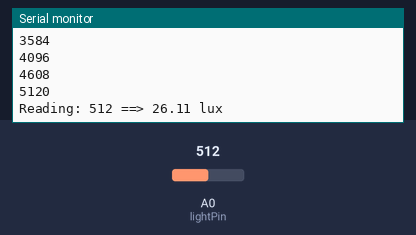
A sketch run on a simulated Arduino Uno, built with avr-gcc and run on an emulated ATmega328P. On the bench: the last lines printed to the serial monitor. The test bench sets the inputs (shaded band); at power-on: A0 (lightPin) = 512.

Above: at 1.2 s.
1.3 s: A0 (lightPin) set to 0
At 3.7 s:
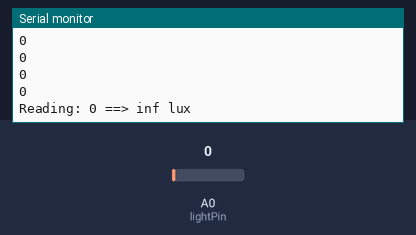
4.3 s: A0 (lightPin) set to 122
At 4.31 s:
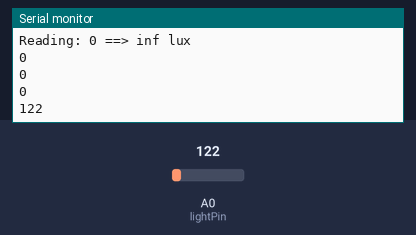
Timing chart, 0 to 7.3 s (numbered marks = the images above; inputs shaded):
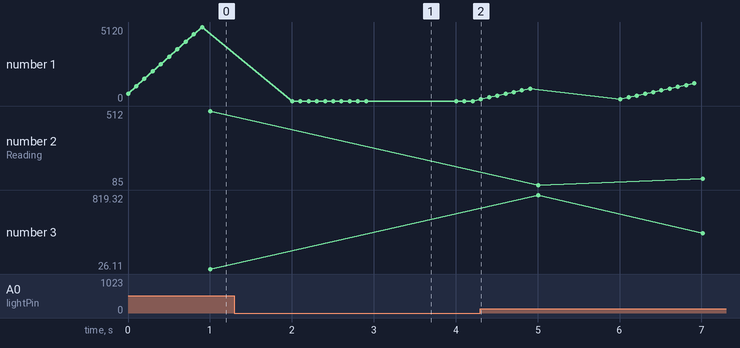

The sketch:

LightSensorTest.ino
```cpp
const int numReadings = 10;
int reading;
int total = 0;
int average = 0;

int lightPin = 0;
float lux;

void setup() {
  Serial.begin(9600);
}

void loop() {
  for (int i = 0; i < numReadings; i++){
    reading = analogRead(lightPin);
    total = total + reading;
    Serial.println(total);
    delay(100);
  }
  average = total / numReadings;
  total = 0;
  lux = pow(10,6.6162) * pow(average,-1.9191);
  Serial.print("Reading: "); Serial.print(average);
  Serial.print(" ==> "); Serial.print(lux); Serial.println(" lux");
  delay(1000);        // delay in between reads for stability
}
```

Measured:
- after the input at 1.3 s, the serial monitor: prints a new line after 0.70 s (image 1)
- after the input at 4.3 s, the serial monitor: prints a new line at once (image 2)
- plotted number 1: 5120 → 0 after the input at 1.3 s, 0 → 1220 after the input at 4.3 s
- plotted number 2: 512 → 122 after the input at 4.3 s
- plotted number 3: 26.11 → 409.51 after the input at 4.3 s
